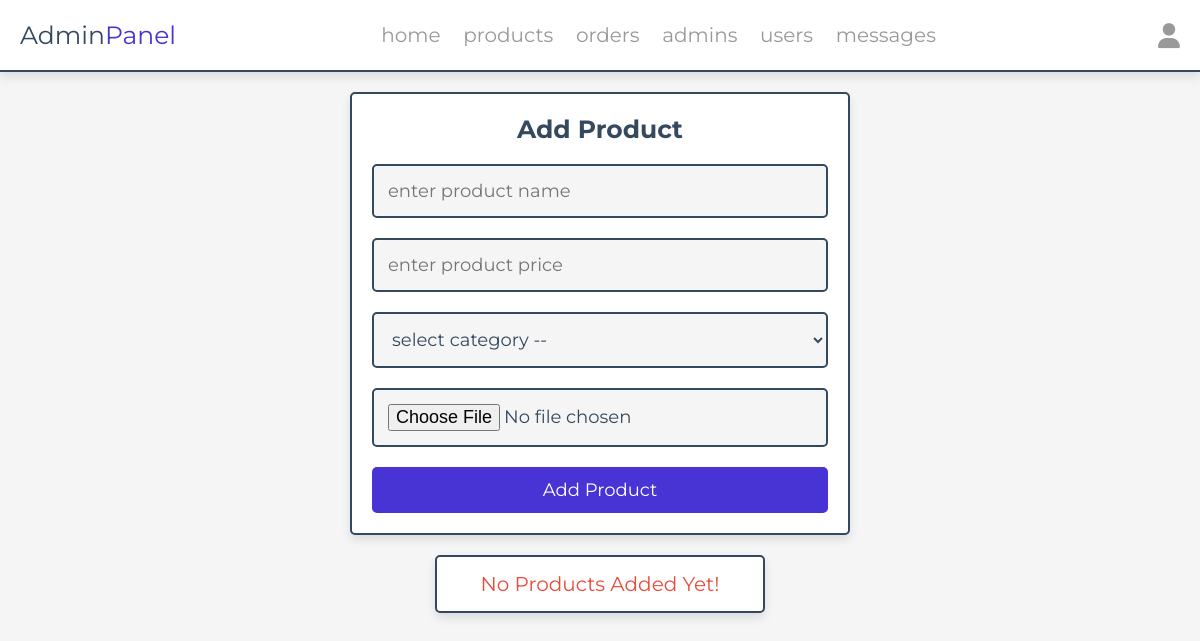
/admin/products.php (signed in), run on an earlier commit of the app's database.
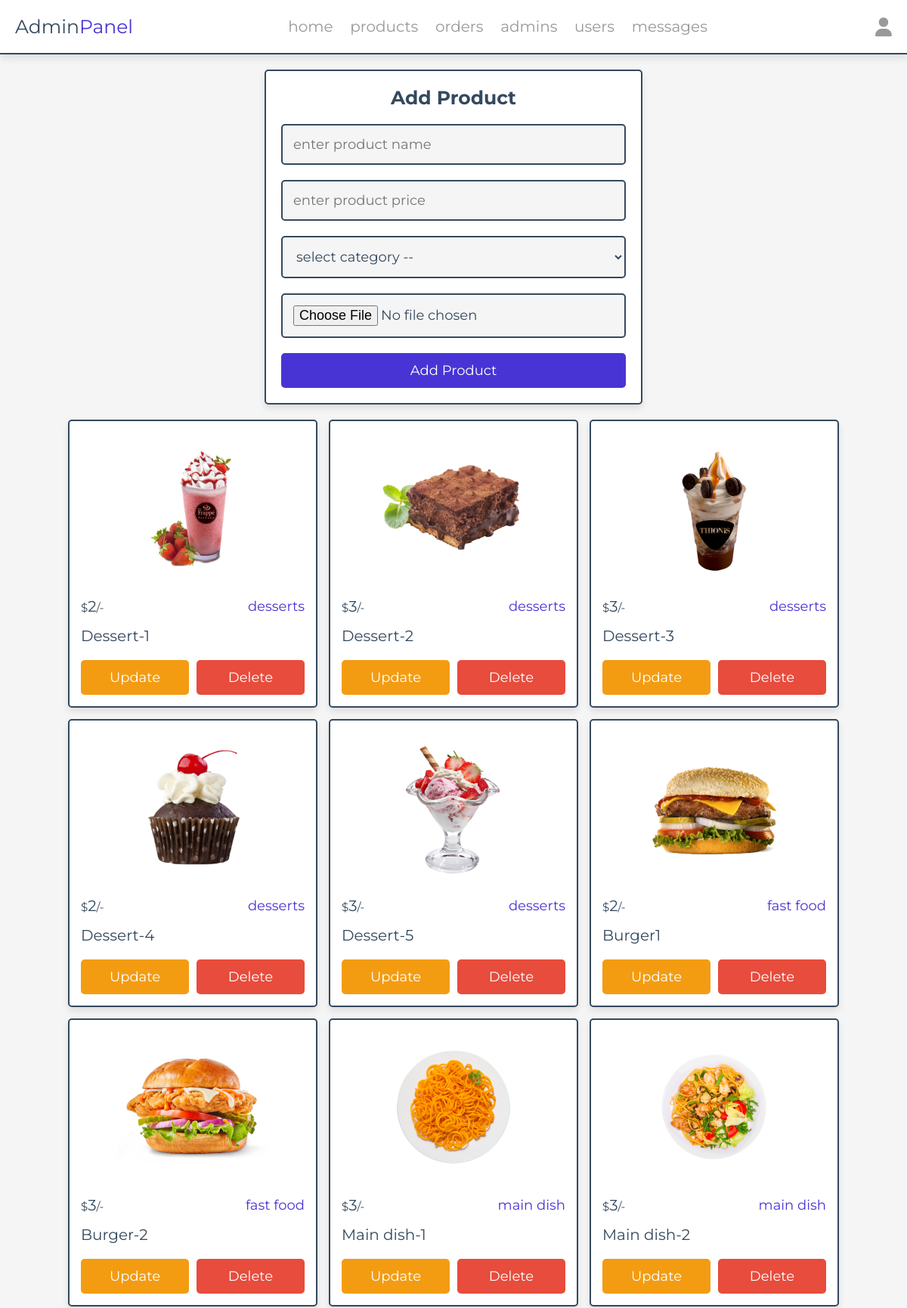
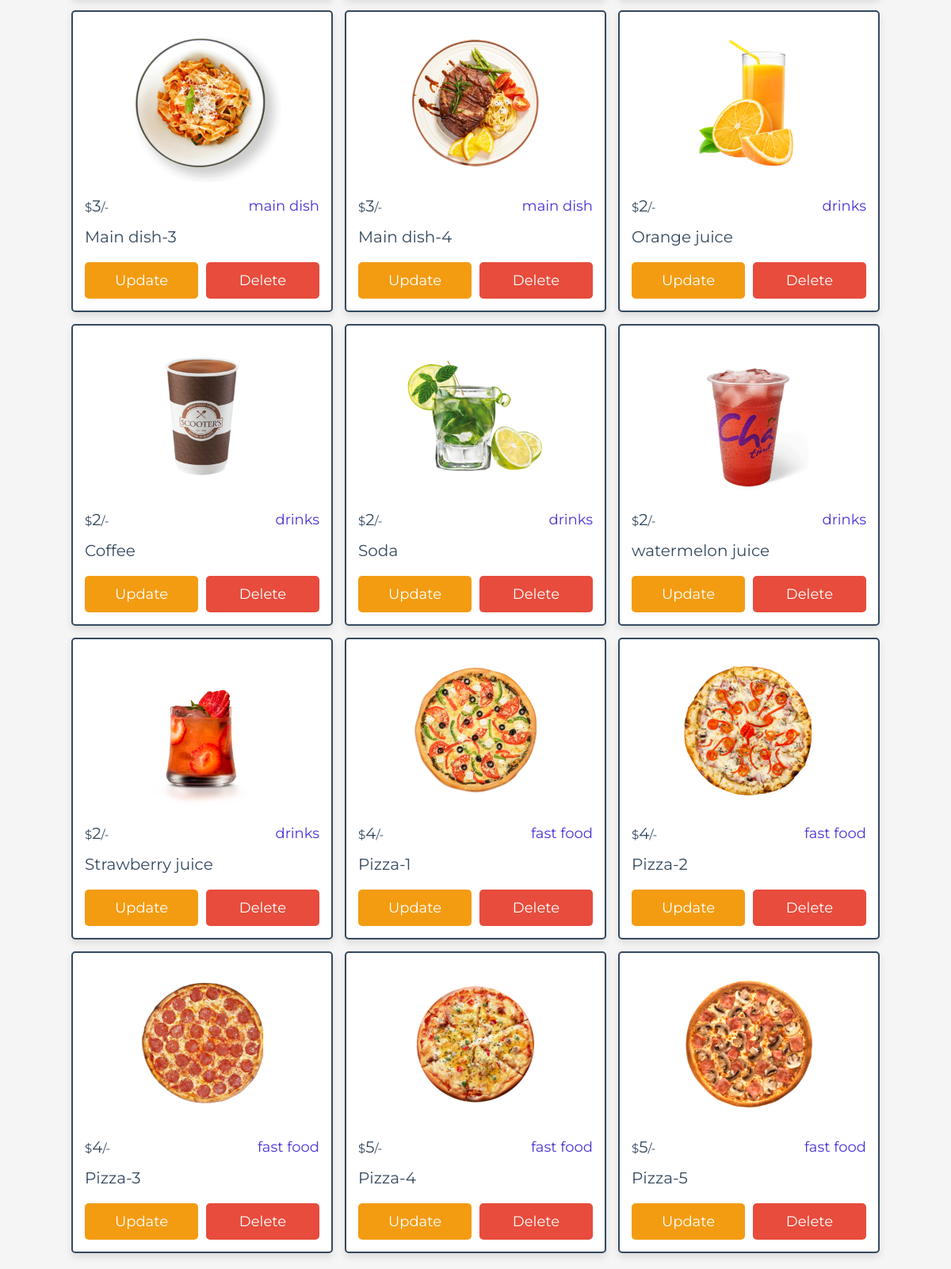
And on a later commit of the database (2 pictures, top to bottom).
### tables this page shows
CREATE TABLE `products` (
  `id` int(100) NOT NULL,
  `name` varchar(100) NOT NULL,
  `category` varchar(100) NOT NULL,
  `price` int(10) NOT NULL,
  `image` varchar(100) NOT NULL
);

### admin/products.php (the view, shortened to what this page needs)
<?php
include '../components/connect.php';
?>
<!DOCTYPE html>
<html lang="en">
<head>
   <link rel="stylesheet" href="https://cdnjs.cloudflare.com/ajax/libs/font-awesome/6.1.1/css/all.min.css">
   <link rel="stylesheet" href="../css/admin_style.css">
</head>
<body>
<?php include '../components/admin_header.php' ?>
<section class="add-products">
   <form action="" method="POST" enctype="multipart/form-data">
      <h3>add product</h3>
      <input type="text" required placeholder="enter product name" name="name" maxlength="100" class="box">
      <input type="number" min="0" max="9999999999" required placeholder="enter product price" name="price" onkeypress="if(this.value.length == 10) return false;" class="box">
      <select name="category" class="box" required>
         <option value="" disabled selected>select category --</option>
      </select>
      <input type="file" name="image" class="box" accept="image/jpg, image/jpeg, image/png, image/webp" required>
      <input type="submit" value="add product" name="add_product" class="btn">
   </form>
</section>
<section class="show-products" style="padding-top: 0;">
   <div class="box-container">
   <?php
      $show_products = $conn->prepare("SELECT * FROM `products`");
      $show_products->execute();
      if($show_products->rowCount() > 0){
         while($fetch_products = $show_products->fetch(PDO::FETCH_ASSOC)){
   ?>
   <div class="box">
      <img src="../uploaded_img/<?= $fetch_products['image']; ?>" alt="">
      <div class="flex">
         <div class="price"><span>$</span><?= $fetch_products['price']; ?><span>/-</span></div>
         <div class="category"><?= $fetch_products['category']; ?></div>
      </div>
      <div class="name"><?= $fetch_products['name']; ?></div>
      <div class="flex-btn">
         <a href="update_product.php?update=<?= $fetch_products['id']; ?>" class="option-btn">update</a>
         <a href="products.php?delete=<?= $fetch_products['id']; ?>" class="delete-btn" onclick="return confirm('delete this product?');">delete</a>
      </div>
   </div>
   <?php
         }
      }else{
         echo '<p class="empty">no products added yet!</p>';
      }
   ?>
   </div>
</section>
</body>
</html>

What changed in the data, as far as the page shows it:
added products: image (picture), price "2", category "desserts", name "Dessert-1"
added products: image (picture), price "3", category "desserts", name "Dessert-2"
added products: image (picture), price "3", category "desserts", name "Dessert-3"
added products: image (picture), price "2", category "desserts", name "Dessert-4"
added products: image (picture), price "3", category "desserts", name "Dessert-5"
added products: image (picture), price "2", category "fast food", name "Burger1"
added products: image (picture), price "3", category "fast food", name "Burger-2"
added products: image (picture), price "3", category "main dish", name "Main dish-1"
added products: image (picture), price "3", category "main dish", name "Main dish-2"
added products: image (picture), price "3", category "main dish", name "Main dish-3"
added products: image (picture), price "3", category "main dish", name "Main dish-4"
added products: image (picture), price "2", category "drinks", name "Orange juice"
added products: image (picture), price "2", category "drinks", name "Coffee"
added products: image (picture), price "2", category "drinks", name "Soda"
added products: image (picture), price "2", category "drinks", name "watermelon juice"
added products: image (picture), price "2", category "drinks", name "Strawberry juice"
added products: image (picture), price "4", category "fast food", name "Pizza-1"
added products: image (picture), price "4", category "fast food", name "Pizza-2"
added products: image (picture), price "4", category "fast food", name "Pizza-3"
added products: image (picture), price "5", category "fast food", name "Pizza-4"
added products: image (picture), price "5", category "fast food", name "Pizza-5"
Also different on the page:
text no longer shown: "No Products Added Yet!"
